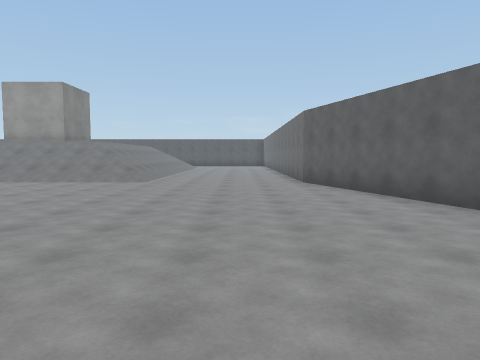
View 1 (above)

24 first-person views from a walk through a scene from a Unity 3-D project. The camera is 1.5 m above the floor, tilts 4° down and sees 70° across. The floor is counted in squares, 2 m on a side. Each view is taken from the middle of a square. On the plan, view 1 faces up. The plan holds only what a view shows up to about 11 squares ahead; the rest is blank. The place goes on beyond the plan. The player is left out. Surface patterns are stand-ins for the level's own textures.

View 2
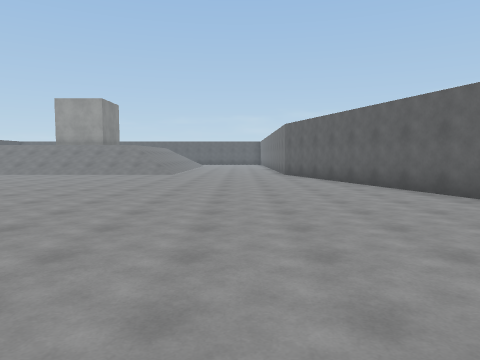

View 3
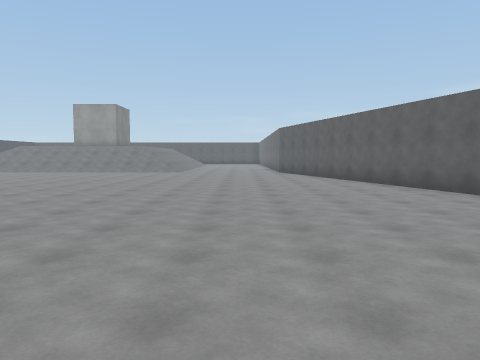

View 4
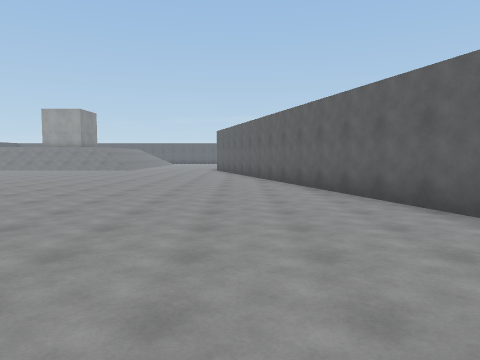

View 5
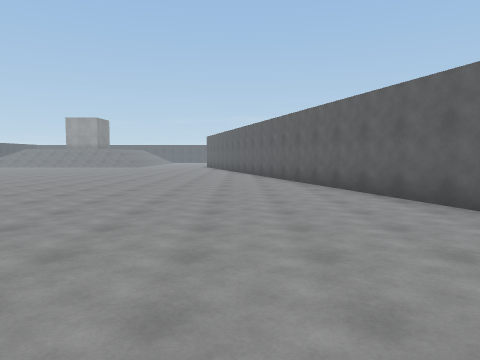

View 6
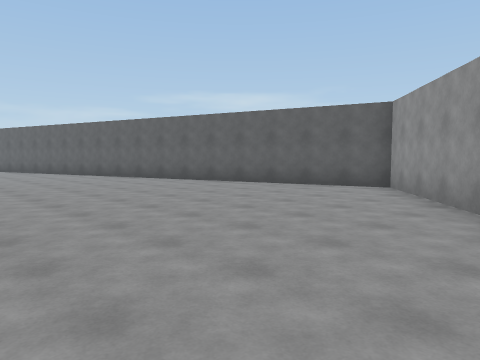

View 7
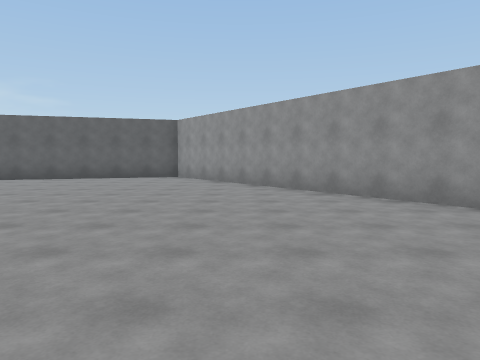

View 8
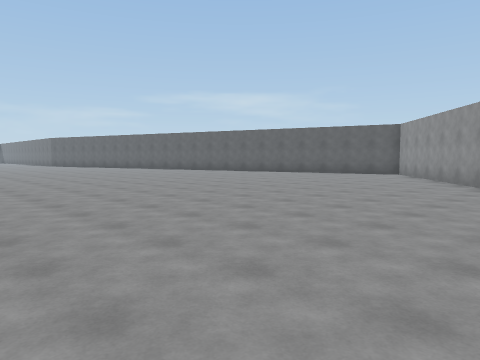

View 9
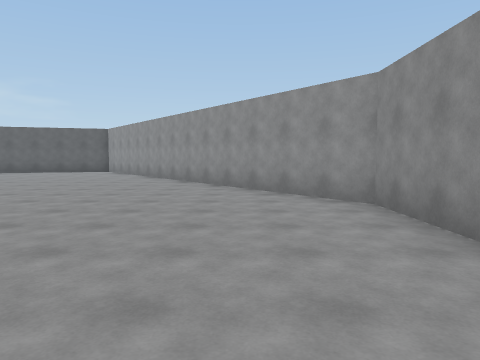

View 10
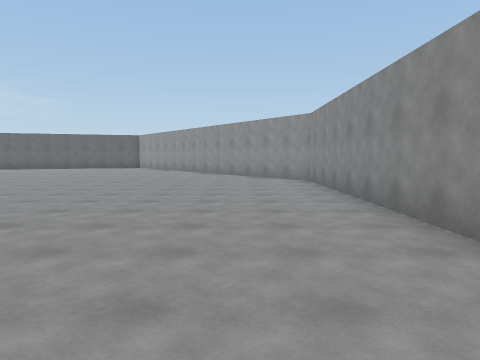

View 11
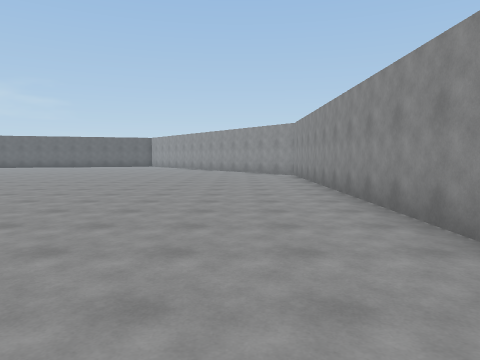

View 12
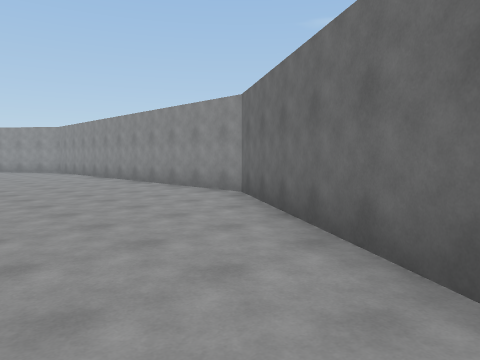

View 13
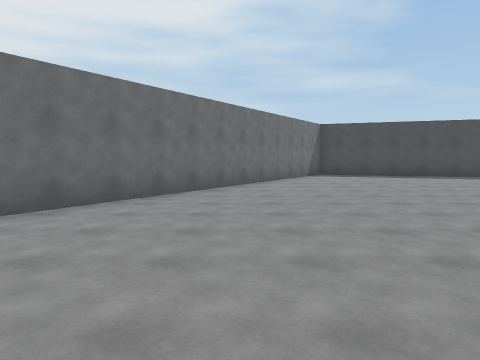

View 14
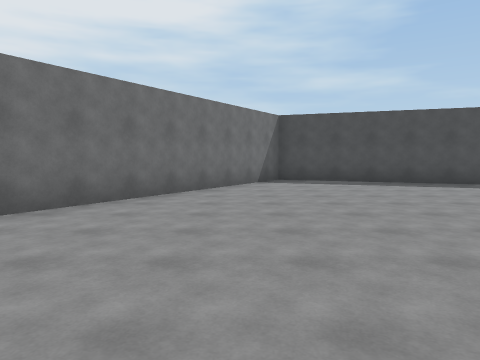

View 15
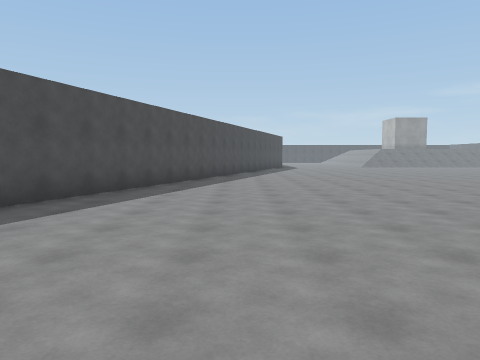

View 16
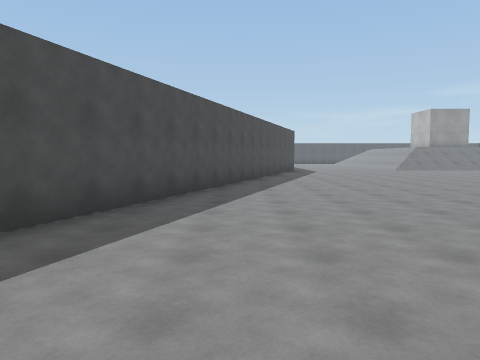

View 17
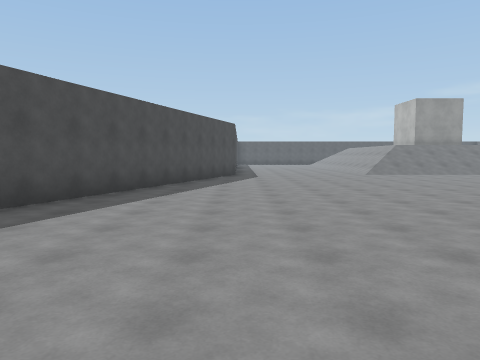

View 18
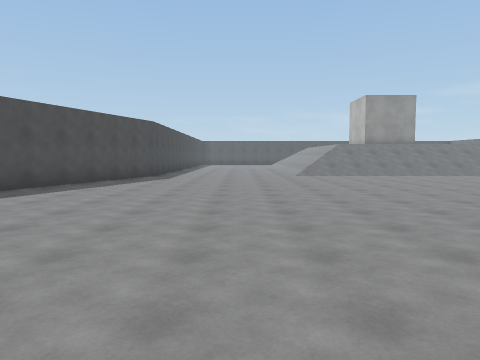

View 19
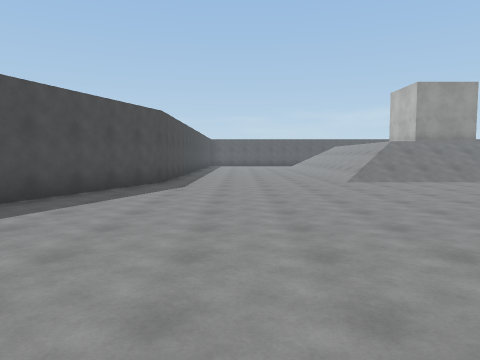

View 20
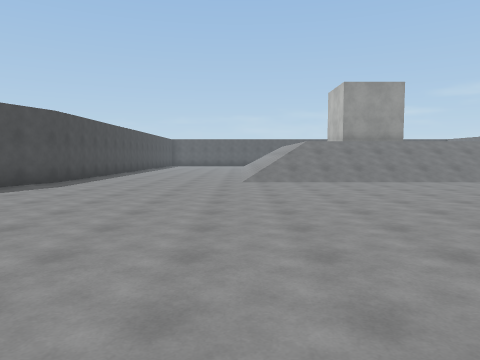

View 21
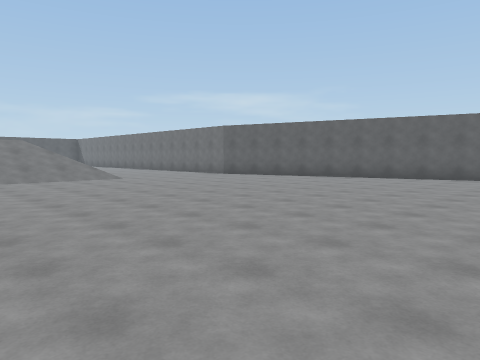

View 22
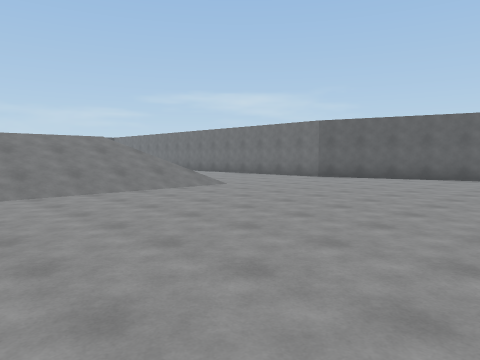

View 23
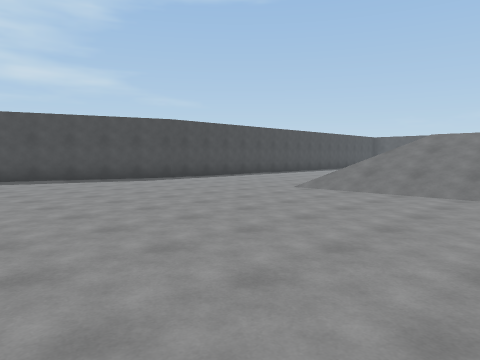

View 24
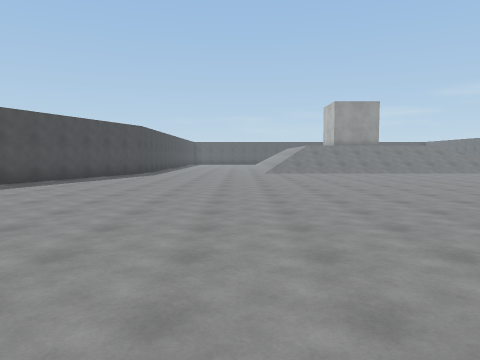

### Floor plan
Key: @ floor where view 1 was taken; # wall or solid block; . floor; / step, stairs or slope.
Columns run from 27 left of view 1 to 8 right of it. Each row starts with its distance up from view 1.
 11        #.....////////////....#
 10        #.....////////////....#
  9        #.....................##
  8       ##......................#
  7       #.......................#
  6       #.......................##
  5      ##........................#
  4      #.........................#
  3      #.........................##
  2     ##............ .............#
  1     #............  .............#
  0     #............  ........@....#
 -1    ##...........   .............##
 -2    #...........         .........#
 -3    #...........         .........#
 -4   ##..........           ........##
 -5   #..........          ...........#
 -6  ##........            ...........#
 -7  #........             ...........##
 -8  #........             ............#
 -9 ##.......             .............#
-10 #.......              .............#
-11 #.........           ..............#
-12 #..........        ................#
-13 ###..........     ................##
-14   ##..........  .................##
-15    ###.........................###
-16      ##.......................##
-17       ###....................##
-18         ###................###
-19           ##..............##
-20            ################

Where each view was taken, in squares from view 1:
view 1: 0 up, 0 right, facing up
view 2: 4 down, 0 right, facing up
view 3: 6 down, 0 right, facing up
view 4: 8 down, 3 right, facing up
view 5: 13 down, 4 right, facing up
view 6: 15 down, 0 right, facing up-right
view 7: 14 down, 4 left, facing right
view 8: 17 down, 6 left, facing up-right
view 9: 18 down, 8 left, facing right
view 10: 18 down, 13 left, facing right
view 11: 18 down, 16 left, facing right
view 12: 15 down, 19 left, facing down-right
view 13: 15 down, 13 left, facing left
view 14: 13 down, 16 left, facing left
view 15: 13 down, 22 left, facing up
view 16: 8 down, 22 left, facing up
view 17: 4 down, 19 left, facing up
view 18: 3 down, 16 left, facing up
view 19: 0 up, 17 left, facing up
view 20: 0 up, 14 left, facing up
view 21: 1 down, 8 left, facing up-right
view 22: 3 up, 9 left, facing up-right
view 23: 3 up, 9 left, facing up-left
view 24: 5 down, 15 left, facing up
